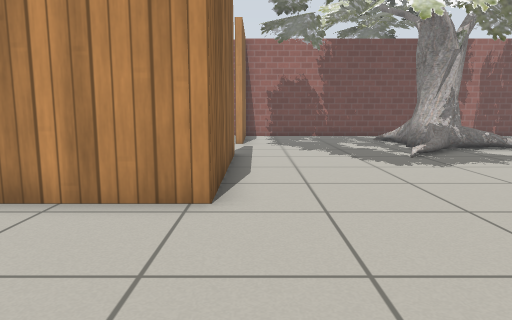
[1] (above)

24 first-person views from a walk through a world built for the Gazebo simulator. The camera is 0.72 m above the floor, tilts 8° down and sees 70° across. The floor is counted in squares, 0.5 m on a side. Each view is taken from the middle of a square. On the plan, view 1 faces up. The plan holds only what a view shows up to about 16 squares ahead; the rest is blank. The place goes on beyond the plan. Gazebo's built-in surfaces are drawn with simple patterns.

[2]
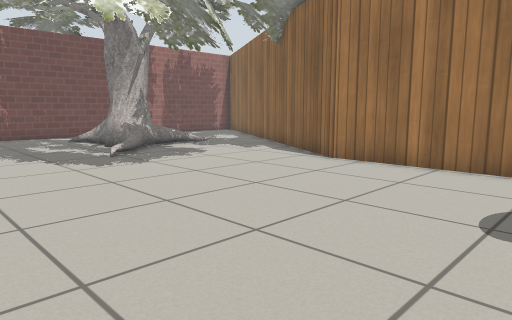

[3]
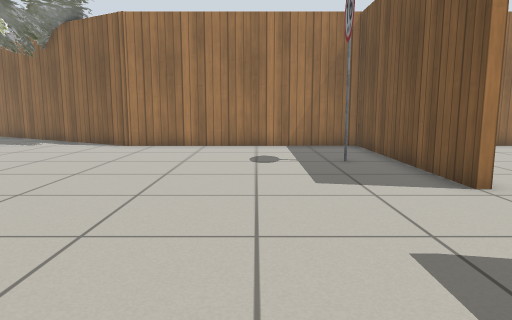

[4]
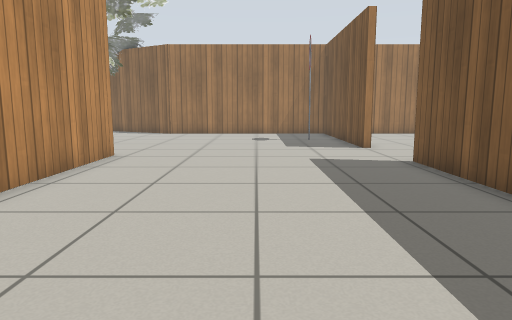

[5]
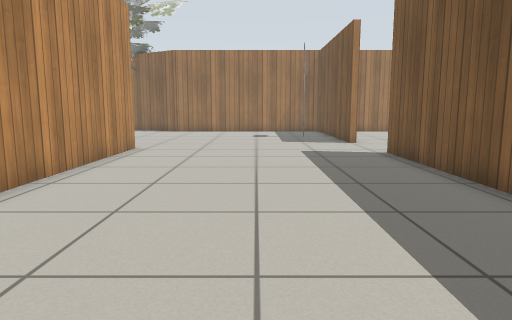

[6]
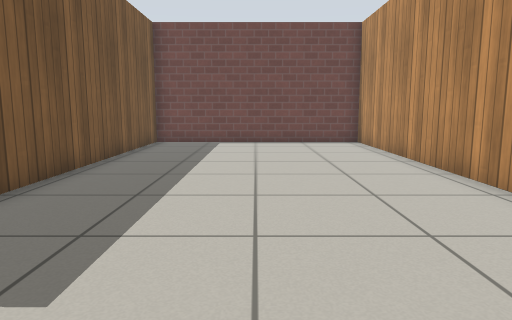

[7]
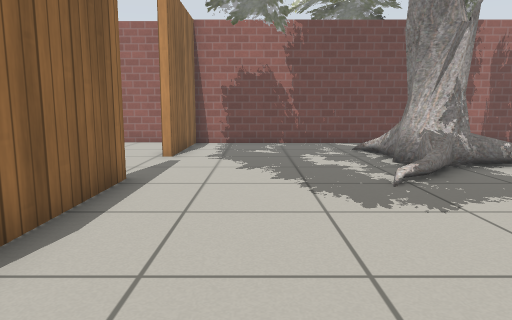

[8]
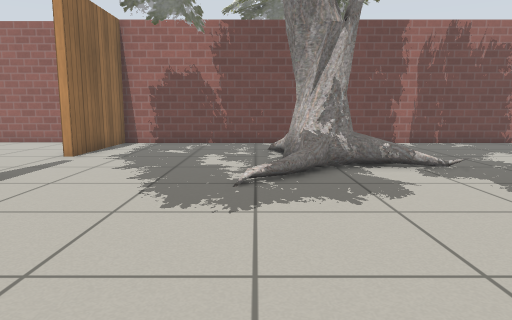

[9]
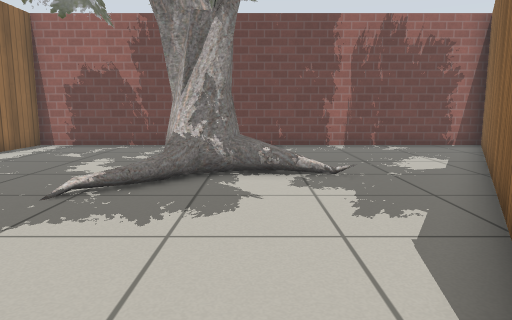

[10]
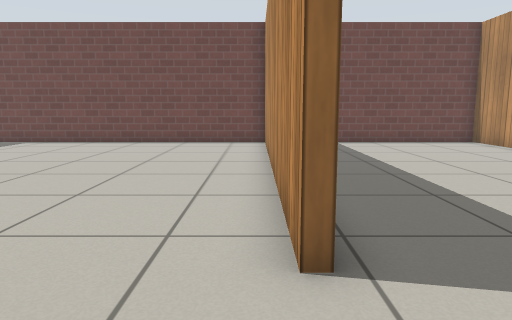

[11]
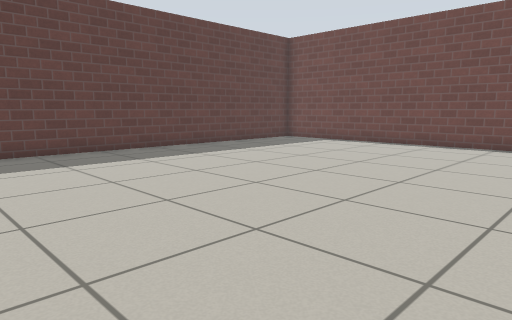

[12]
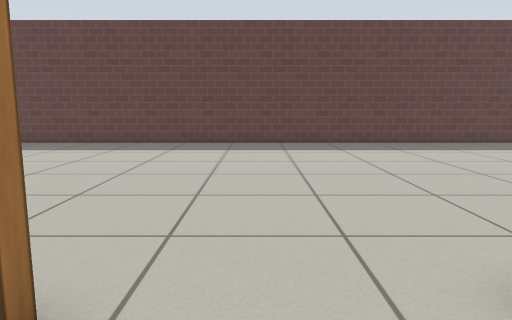

[13]
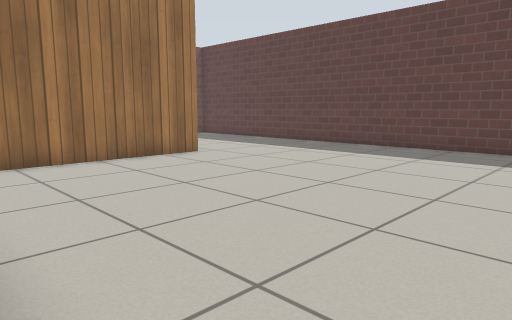

[14]
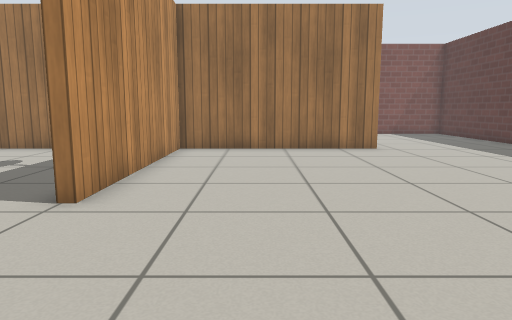

[15]
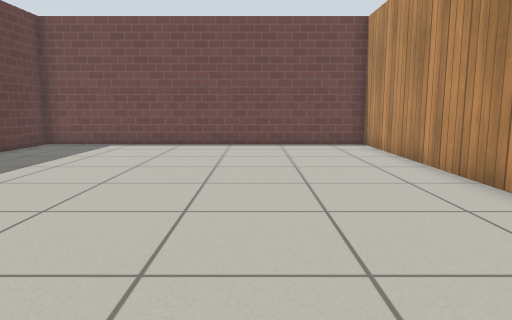

[16]
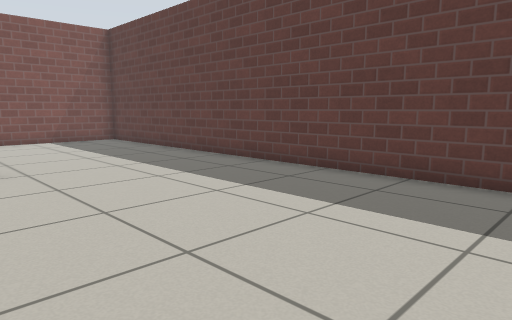

[17]
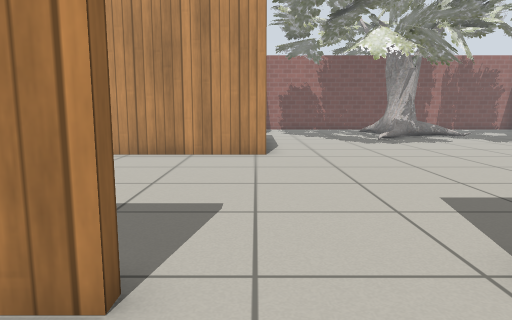

[18]
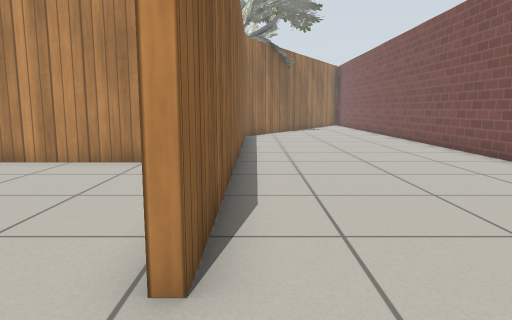

[19]
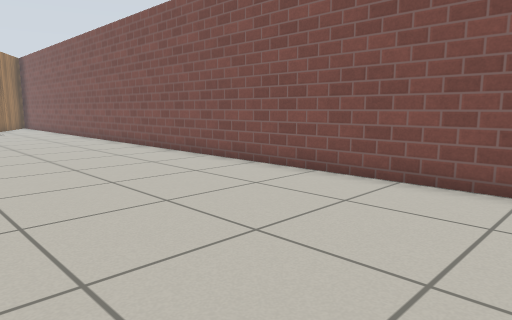

[20]
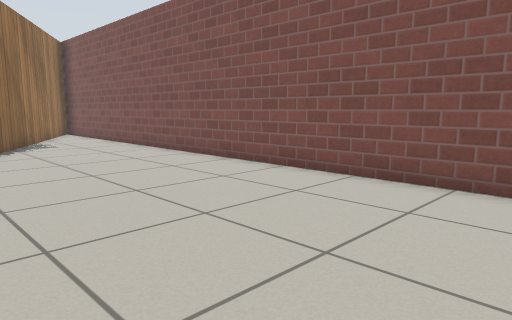

[21]
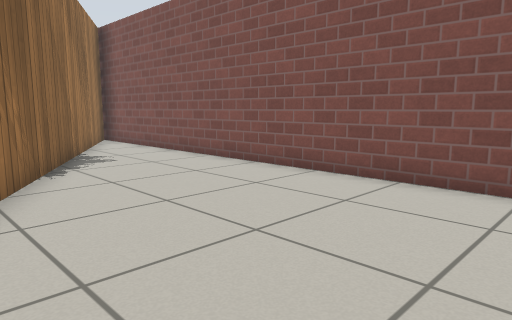

[22]
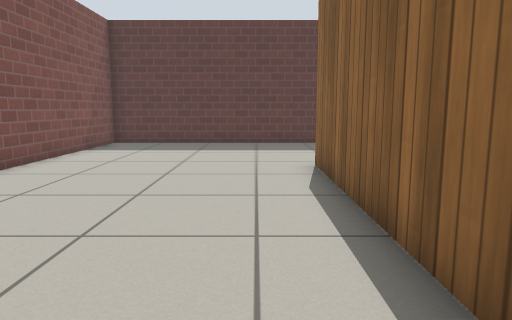

[23]
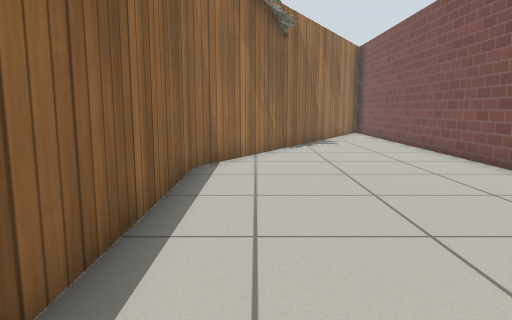

[24]
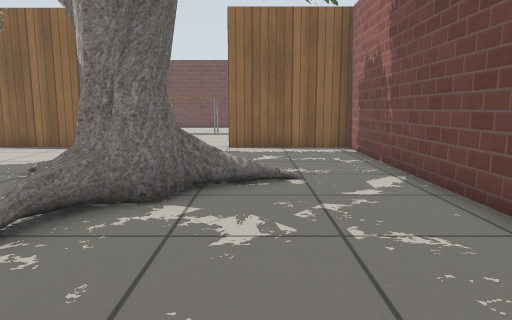

### Floor plan
Key: @ floor where view 1 was taken; # wall or solid block; . floor; T oak tree; S speed sign.
Columns run from 15 left of view 1 to 17 right of it. Each row starts with its distance up from view 1.
 20          #######
 19           ....##################
 18           ....#................##
 17            ...#...............###
 16             ..#......T........#.#
 15             ..#......TT......##.#
 14             .........TTT.....#..#
 13               .......TTTT...##..#
 12               .... ..T......#...#
 11               #......TT....##...#
 10               #......TTT..##....#
  9               #..T....TT..#.....#
  8               #.. TTTTT..##.....#
  7               #...TTTT...#......#
  6  ##      ######.........##......#
  5 ###############.........#.......#
  4 #.......................#.......#
  3 #.......................#.......#
  2 #.......................#.......#
  1 #.......................#.......#
  0 #..............@........#.......#
 -1 #...................S...#.......#
 -2 #.......................#.......#
 -3 ##############...########.......#
 -4 ##############..........#.......#
 -5 #.......................#.......#
 -6 #.......................#.......#
 -7 #.......................#.......#
 -8 #.......................#.......#
 -9 #.......................#.......#
-10 #.......................#.......#
-11 #...............................#
-12 #...............................#
-13 #...............................#
-14 #...............................#
-15 #...............................#
-16 #################################

Positions as (right, up) in squares from view 1, and headings:
1: (0, 0), facing up
2: (0, 0), facing up-right
3: (-5, 1), facing right
4: (-12, 1), facing right
5: (-14, 1), facing right
6: (1, 1), facing left
7: (2, 4), facing up
8: (5, 4), facing up
9: (8, 5), facing up
10: (1, -4), facing left
11: (0, -4), facing down-left
12: (0, -1), facing down
13: (-1, -3), facing down-right
14: (-4, -6), facing right
15: (0, -8), facing left
16: (0, -9), facing down-right
17: (-1, -6), facing up
18: (10, -13), facing up
19: (10, -12), facing up-right
20: (10, -3), facing up-right
21: (10, 2), facing up-right
22: (11, -1), facing down
23: (11, -3), facing up
24: (13, 16), facing left
